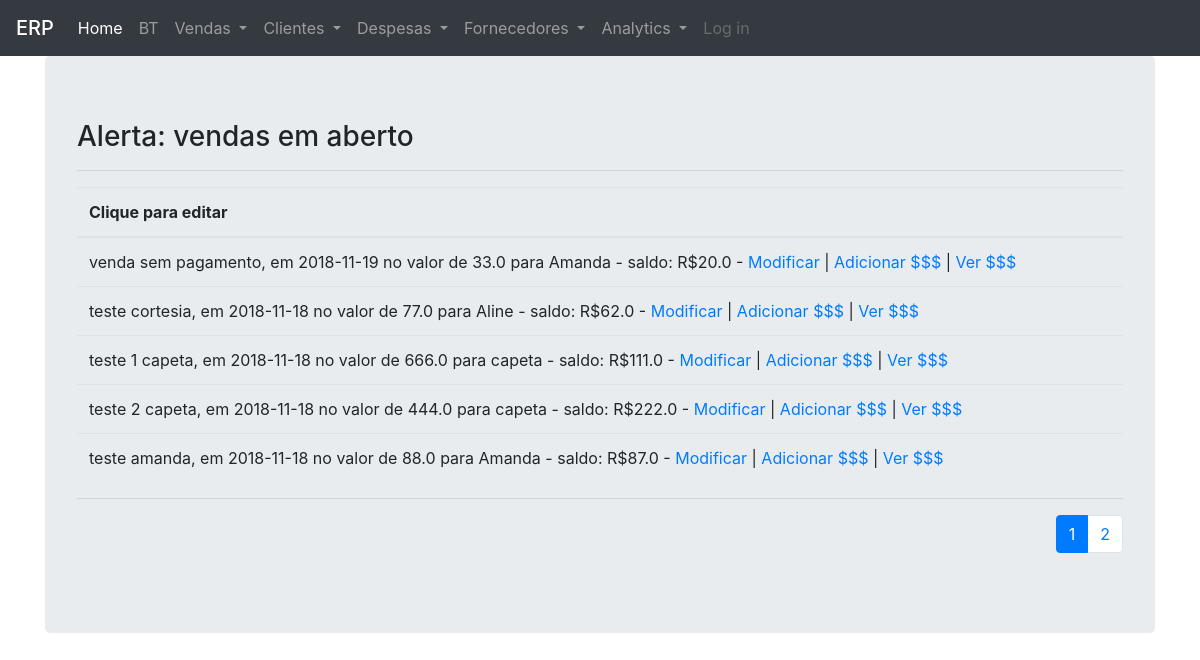
Before: / with the older database file.
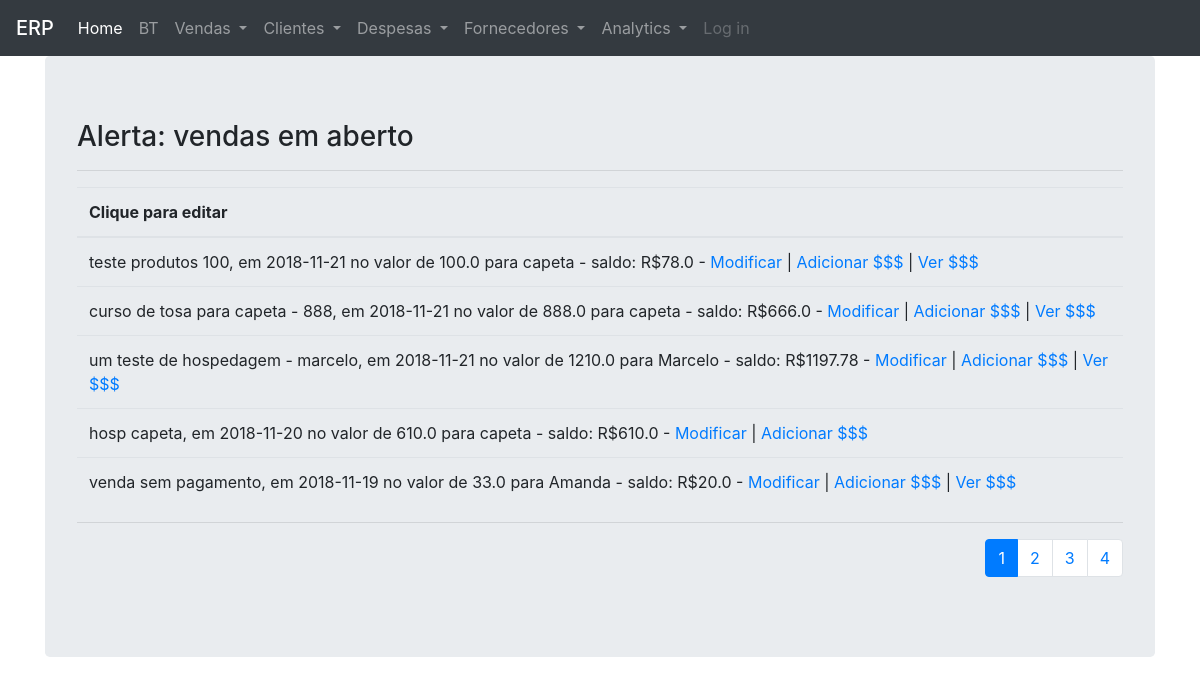
After: the same page with the newer database file.
### petshop/modelos/models.py (models this page shows, shortened)
class Vendas(db.Model):
    __tablename__ = 'vendas'
    id = db.Column(db.Integer, primary_key=True)
    tipo = db.Column(db.String(10), nullable=False)
    descricao = db.Column(db.Text, nullable=False)
    data_venda = db.Column(db.Date, nullable=False)
    valor_servicos = db.Column(db.Float, nullable=True)
    valor_taxi = db.Column(db.Float, nullable=True)
    cliente_id = db.Column(db.Integer, db.ForeignKey('clientes.id'))
    peludos_on_venda = db.relationship(
        "Peludos",
        secondary=association_table,
        back_populates="vendas_on_peludo")
    saldo = db.Column(db.Float, nullable=True)
    pagamentos = db.relationship('Pagamentos')
    data_pbanho = db.Column(db.Date, nullable=True)
    n_banhos = db.Column(db.Integer, nullable=True)
    tipo_banho = db.Column(db.String(15), nullable=True)
    pacote = db.Column(db.String(10), nullable=True)
    data_entrada = db.Column(db.Date, nullable=True)
    data_saida = db.Column(db.Date, nullable=True)
    valor_diarias = db.Column(db.Float, nullable=True)
    valor_prod = db.Column(db.Float, nullable=True)
    custo_prod = db.Column(db.Float, nullable=True)
    quantidade = db.Column(db.Integer, nullable=True)
    def calcula_saldo(self, tipo='saldo'):
        valor_total = (
                    (self.valor_servicos or 0)
                    + (self.valor_taxi or 0)
                    + (self.valor_diarias or 0)
                    + (self.valor_prod or 0)
                    )
        if tipo != 'total':
            if self.pagamentos:
                valores_pagos = [item.valor for item in self.pagamentos]
                valores_pagos = np.array(valores_pagos)
                saldo = round(valor_total - valores_pagos.sum(), 2)
                return saldo
            else:
                return valor_total
        return valor_total
    def __repr__(self):
        return f"""
        {self.descricao}, em {self.data_venda} no valor de {self.calcula_saldo(tipo='total')}
        para {Clientes.query.get(self.cliente_id).nome} - saldo: R${self.calcula_saldo()}
        """

class Clientes(db.Model):
    __tablename__ = 'clientes'
    id = db.Column(db.Integer, primary_key=True)
    nome = db.Column(db.String(30), nullable=False)
    sexo = db.Column(db.String(1), nullable=False)
    peludo = db.relationship('Peludos', backref='clientes', lazy=True)
    venda = db.relationship('Vendas', backref='clientes', lazy=True)
    contato = db.relationship('Contatos')
    endereco = db.relationship('Enderecos')

class Pagamentos(db.Model):
    __tablename__ = 'pagamentos'
    id = db.Column(db.Integer, primary_key=True)
    data = db.Column(db.Date, nullable=False)
    valor = db.Column(db.Float, nullable=False)
    valor_entrada = db.Column(db.Float, nullable=False)
    forma_pagto = db.Column(
        db.String(15), nullable=False)
    venda_id = db.Column(db.Integer, db.ForeignKey('vendas.id'))

### petshop/views/views_consultas.py (the view)
@views_consultas.route('/')
def index():
    page = request.args.get('page', 1, type=int)
    listagem = (Vendas
                .query
                .filter(or_(Vendas.saldo > 0, Vendas.saldo == None))
                .order_by(desc(Vendas.data_venda))
                .paginate(page=page, per_page=5)
                )
    if listagem:
        heading = 'Alerta: vendas em aberto'
        tipo = 'aberto'
        return render_template('listagens.html', listagem=listagem,
                               heading=heading, tipo=tipo)
    return render_template('index.html')

### petshop/templates/listagens.html (shortened to what this page needs)
{% extends "base.html" %}
{% block content %}
<div class="jumbotron">
<h3 class="display-5">{{ heading }}</h3>
<hr>
<div 'tabela'>
{% if listagem.items %}
    <table class="table table-hover">
    <thead>
    <tr>
    <th scope="col" colspan="2" class="tg">Clique para editar</th>
    </tr>
    </thead>
    <tbody>
    {% for item in listagem.items %}
      <tr>
        <td>
        {{ item }}
        -
        <a href="{{ url_for('views_vendas.modifica_venda', id=item.id) }}">Modificar</a>
        {% if (tipo == 'vendas') or (tipo =='aberto') %}
            {% if item.saldo == 0 %}
                |
                <a href="{{ url_for('views_consultas.listagens',
                                    tipo='pagamentos',
                                    id=item.id)
                        }}">Ver $$$</a>
            {% else %}
                |
                <a href="{{ url_for('views_pagamentos.pagamentos',
                                    id=item.id)
                        }}">Adicionar $$$</a>
                {% if item.pagamentos %}
                    |
                    <a href="{{ url_for('views_consultas.listagens',
                                        tipo='pagamentos',
                                        id=item.id)
                                }}">Ver $$$</a>
                {% endif %}
            {% endif %}
        {% endif %}
        </td>
      </tr>
    {% endfor %}
    </tbody>
    </table>
{% endif %}
</div>
<hr>
<div 'botoes'>
<div 'paginador'>
{% if listagem.pages > 1 %}
    <nav aria-label="Page navigation ">
        <ul class="pagination justify-content-end">
        {% for page_num in listagem.iter_pages(
                                left_edge=2,
                                right_edge=2,
                                left_current=2,
                                right_current=5)
        %}
            {% if listagem.page == page_num %}
                <li class="page-item active">
                <span class="page-link">{{ page_num }}
                </span>
                </li>
            {% else %}
                <li class="page-item">
                {% if tipo == 'aberto' %}
                    <a class="page-link"
                    href="{{ url_for('views_consultas.index', page=page_num) }}">
                    {{ page_num }}
                    </a>
                {% else %}
                    <a class="page-link"
                    href="{{ url_for('views_consultas.listagens', page=page_num, id=0, tipo = tipo) }}">{{ page_num }}
                    </a>
                {% endif %}
                </li>
            {% endif %}
        {% endfor %}
        </ul>
    </nav>
{% endif %}
</div>
</div>
{% endblock %}

Changed rows visible on the page:
no longer on this page (row unchanged): Vendas: descricao+data_venda+valor_servicos "teste cortesia, em 2018-11-18 no valor de 77.0 para Aline - saldo: R$62.0"
no longer on this page (row unchanged): Vendas: descricao+data_venda+valor_servicos "teste 1 capeta, em 2018-11-18 no valor de 666.0 para capeta - saldo: R$111.0"
no longer on this page (row unchanged): Vendas: descricao+data_venda+valor_servicos "teste 2 capeta, em 2018-11-18 no valor de 444.0 para capeta - saldo: R$222.0"
no longer on this page (row unchanged): Vendas: descricao+data_venda+valor_servicos "teste amanda, em 2018-11-18 no valor de 88.0 para Amanda - saldo: R$87.0"
added Vendas: descricao+data_venda+valor_servicos "teste produtos 100, em 2018-11-21 no valor de 100.0 para capeta - saldo: R$78.0"
added Vendas: descricao+data_venda+valor_servicos "curso de tosa para capeta - 888, em 2018-11-21 no valor de 888.0 para capeta - saldo: R$666.0"
added Vendas: descricao+data_venda+valor_servicos "um teste de hospedagem - marcelo, em 2018-11-21 no valor de 1210.0 para Marcelo - saldo: R$1197.78"
added Vendas: descricao+data_venda+valor_servicos "hosp capeta, em 2018-11-20 no valor de 610.0 para capeta - saldo: R$610.0"
Other visible differences:
new list line: "3"
new list line: "4"
